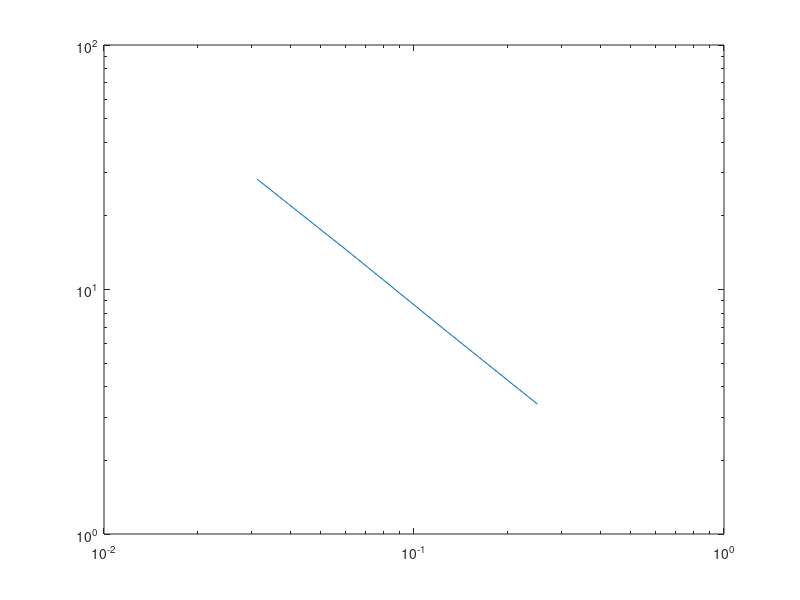

Write MATLAB code to recreate this figure.
%% heat equation approximate solution
% $u_t = u_{xx}$
% on $x \in [0, 1)$ with periodic boundary conditions
% and initial condition of u(x, 0) = sin(2*pi*x)
clc
clear all
%close all

h_results = [];
error_results = [];

%% grid
% for N = [10 20 40 80 160] % errors
 for N = [4 8 16 32] %loglog
% for N = [8 16 32 64 128 256] %polyfit
%for h = 2.^(-(3:8)) 
%for h= 2.^(-(2:5)) 
%N = 1/h;
h= 1/N;
x = linspace(0,1,N);  x = x';
e = ones(size(x));

%% initial condition
u0 = sin(2*pi*x);
%% figure(1); clf;
%% plot(x, u0, 'r-x')

%% spatial operator
L = spdiags([e -2*e e], [-1 0 1], N, N);
L(1, N) = 1;
L(N, 1) = 1;
L = (1/h^2)*L;

%% time
Tf = 0.25;
k = 0.25*h^2;
numsteps = ceil(Tf/k);
k = Tf/numsteps;
%% u_exact = @(x,t) exp(-a^2*pi^2*t)*sin(a*pi*x)
u_exact = sin(pi*x);
f= (-1-pi^2)*sin(pi*x);

u_approx = f \ (L-eye);

 h_results = [h_results h];
 error_results = [error_results norm(u_approx - u_exact, inf)];
 
end
%%
 loglog(h_results,error_results)
% p = polyfit(log(h_results),log(error_results),1)
% hold on
%p = polyfit(log(error_results),log(h_results),1)
 